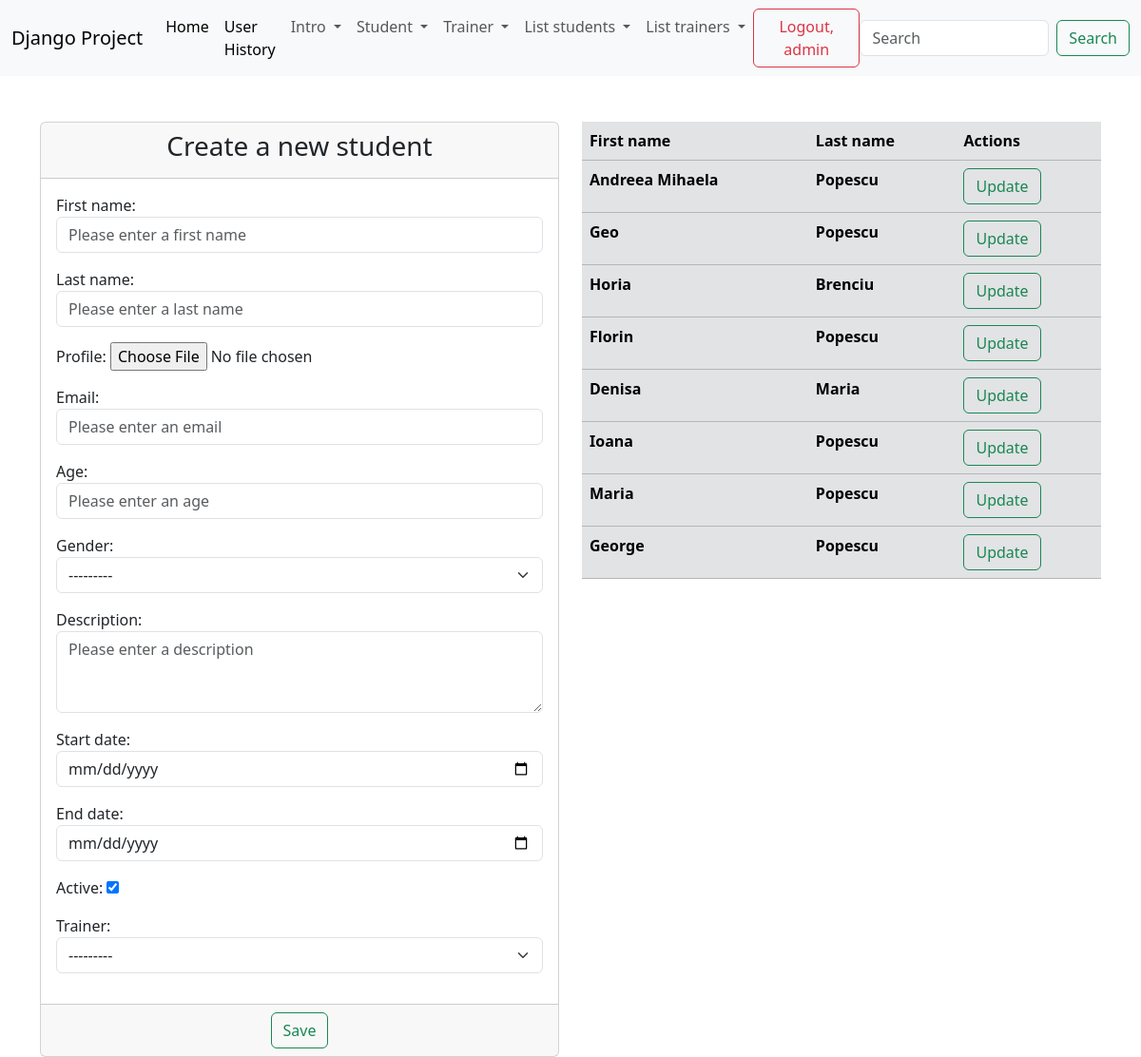
The page /create_student/ (signed in) on the database its author committed.
### trainer/models.py (models this page shows)
class Trainer(models.Model):
    first_name = models.CharField(max_length=20)
    last_name = models.CharField(max_length=20)
    course = models.CharField(max_length=40)
    email = models.EmailField(max_length=40)
    active = models.BooleanField(default=True)
    profile = models.ImageField(upload_to='profiles_trainer/', null=True)
    def __str__(self):
        return f'{self.first_name} {self.last_name}'

### student/models.py (models this page shows)
class Student(models.Model):
    gender_options = [
        ('male', 'Male'),
        ('female', 'Female')
    ]
    first_name = models.CharField(max_length=40)  # max_length=255
    last_name = models.CharField(max_length=40, null=True, blank=True)
    profile = models.ImageField(upload_to='profiles_student/', null=True)
    email = models.EmailField(max_length=50)
    age = models.PositiveIntegerField()
    gender = models.CharField(max_length=6, choices=gender_options)
    description = models.TextField(max_length=500)
    start_date = models.DateField()
    end_date = models.DateField()
    active = models.BooleanField(default=True)
    trainer = models.ForeignKey(Trainer, on_delete=models.CASCADE, null=True)
    created_at = models.DateTimeField(auto_now_add=True)  # Stochez data si ora cand a fost adaugat noul student
    updated_at = models.DateTimeField(auto_now=True)  # Stochez data si ora de fiecare data cand actualizez
    def __str__(self):
        return f'{self.first_name} {self.last_name}'

### student/views.py (the view, shortened to what this page needs)
# urls.py: path('create_student/', views.StudentCreateView.as_view(), name='create-student'),
class StudentCreateView(LoginRequiredMixin, PermissionRequiredMixin, CreateView):
    template_name = 'student/create_student.html'  # specificam calea catre pagina html pe care o vom folosi in randarea formularului
    model = Student  # specificam modelul pentru care va fi generat formularul
    form_class = StudentForm
    success_url = reverse_lazy('home_page')  # in momentul salvarii datelor din formular utilizatorul va fi redirectionat catre pagina de home
    permission_required = 'student.add_student'
    def get_context_data(self, **kwargs):
        context = super().get_context_data(**kwargs)
        students = Student.objects.all()
        context['all_students'] = students
        return context

### student/forms.py (shortened to what this page needs)
class StudentForm(forms.ModelForm):
    class Meta:
        model = Student
        fields = '__all__'  # specificam fieldurile dorite in interfata paginii unde este formularul
        widgets = {
            'first_name': TextInput(attrs={'class': 'form-control', 'placeholder': 'Please enter a first name'}),
            'last_name': TextInput(attrs={'class': 'form-control', 'placeholder': 'Please enter a last name'}),
            'email': EmailInput(attrs={'class': 'form-control', 'placeholder': 'Please enter an email'}),
            'age': NumberInput(attrs={'class': 'form-control', 'placeholder': 'Please enter an age'}),
            'gender': Select(attrs={'class': 'form-select'}),
            'description': Textarea(attrs={'class': 'form-control', 'placeholder': 'Please enter a description', 'rows': 3}),
            'start_date': DateInput(attrs={'class': 'form-control', 'type': 'date'}),
            'end_date': DateInput(attrs={'class': 'form-control', 'type': 'date'}),
            'trainer': Select(attrs={'class': 'form-select'})
        }

### djangoProject/context_processors.py (called while the page is built)
def get_all_students(request):
    return {'students': Student.objects.all()}

def get_all_trainers(request):
    return {'trainers': Trainer.objects.all()}

### templates/student/create_student.html (shortened to what this page needs)
{% extends 'base.html' %}
{% block content %}
    <div class="container">
        <div class="row">
            <div class="col-md-6">
                <br><br>
                <div class="card">
                    <div class="card-header">
                        <h3 class="text-center">Create a new student</h3>
                    </div>
                     <form method="POST" enctype="multipart/form-data">
                        <div class="card-body">
                            {{ form.as_p }}
                        </div>
                        <div class="card-footer text-center">
                              <button type="submit" class="btn btn-outline-success">Save</button>
                        </div>
                     </form>
                </div>
            </div>
            <div class="col-md-6">
            <br><br>
                <table class="table table-secondary">
                    <thead>
                        <tr>
                            <th>First name</th>
                            <th>Last name</th>
                            <th>Actions</th>
                        </tr>
                    </thead>
                    <tbody>
                        {% for student in all_students %}
                            <tr>
                                <th>{{ student.first_name }}</th>
                                <th>{{ student.last_name }}</th>
                                <th><a href="{% url 'update-student' student.id %}" class="btn btn-outline-success">Update</a></th>
                            </tr>
                        {% endfor %}
                    </tbody>
                </table>
            </div>
        </div>
    </div>
{% endblock %}

### templates/navbar.html (shortened to what this page needs)
<nav class="navbar navbar-expand-lg bg-body-tertiary">
    <div class="container-fluid">
        <a class="navbar-brand" href="#">Django Project</a>
        <div class="collapse navbar-collapse" id="navbarSupportedContent">
            <ul class="navbar-nav me-auto mb-2 mb-lg-0">
                <li class="nav-item">
                    <a class="nav-link active" aria-current="page" href="{% url 'home_page' %}">Home</a>
                </li>
                {% if user.is_superuser %}
                    <li class="nav-item">
                        <a class="nav-link active" aria-current="page" href="{% url 'user-history' %}">User History</a>
                    </li>
                {% endif %}
                {% if user.is_authenticated %}
                    <li class="nav-item dropdown">
                        <a class="nav-link dropdown-toggle" href="#" role="button" data-bs-toggle="dropdown"
                           aria-expanded="false">
                            Intro
                        </a>
                    </li>
                    {% if perms.student.add_student or perms.student.view_list_of_students or perms.student.view_history_students %}
                        <li class="nav-item dropdown">
                            <a class="nav-link dropdown-toggle" href="#" role="button" data-bs-toggle="dropdown"
                               aria-expanded="false">
                                Student
                            </a>
                        </li>
                    {% endif %}
                    {% if perms.trainer.add_trainer or perms.trainer.view_list_of_trainers %}
                        <li class="nav-item dropdown">
                            <a class="nav-link dropdown-toggle" href="#" role="button" data-bs-toggle="dropdown"
                               aria-expanded="false">
                                Trainer
                            </a>
                        </li>
                    {% endif %}
                {% endif %}
                <li class="nav-item dropdown">
                    <a class="nav-link dropdown-toggle" href="#" role="button" data-bs-toggle="dropdown"
                       aria-expanded="false">
                        List students
                    </a>
                </li>
                <li class="nav-item dropdown">
                    <a class="nav-link dropdown-toggle" href="#" role="button" data-bs-toggle="dropdown"
                       aria-expanded="false">
                        List trainers
                    </a>
                </li>
            </ul>
            {% if user.is_authenticated %}
                <form method="post" action="{% url 'logout' %}">
                    <button type="submit" class="btn btn-outline-danger">Logout, {{ user.username }}</button>
                </form>
                <form class="d-flex" role="search">
                    <input class="form-control me-2" type="search" placeholder="Search" aria-label="Search">
                    <button class="btn btn-outline-success" type="submit">Search</button>
                </form>
            {% else %}
                <div>
                    <a class="btn btn-outline-secondary" href="{% url 'login' %}">Login</a>
                    <a class="btn btn-outline-success" href="{% url 'create-user' %}">Sign up</a>
                </div>
            {% endif %}
        </div>
    </div>
</nav>

### rows shown on the page
Trainer: active "☑"
Student: first_name "Andreea Mihaela", last_name "Popescu"
Student: first_name "Geo", last_name "Popescu"
Student: first_name "Horia", last_name "Brenciu"
Student: first_name "Florin", last_name "Popescu"
Student: first_name "Denisa", last_name "Maria"
Student: first_name "Ioana", last_name "Popescu"
Student: first_name "Maria", last_name "Popescu"
Student: first_name "George", last_name "Popescu"

### other values the page prints
{{ user.username }} "admin"
